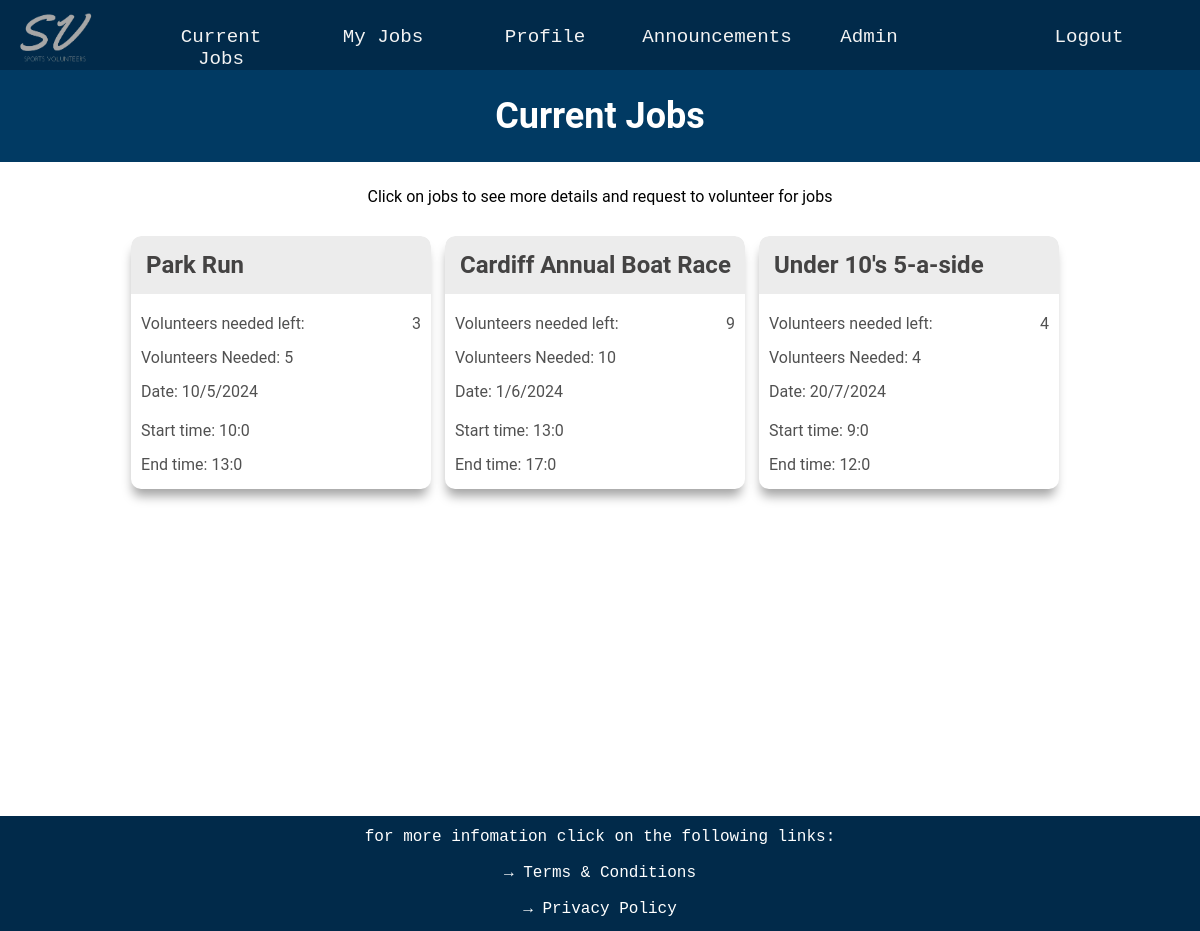
The app's page /current_jobs (signed in), older data.
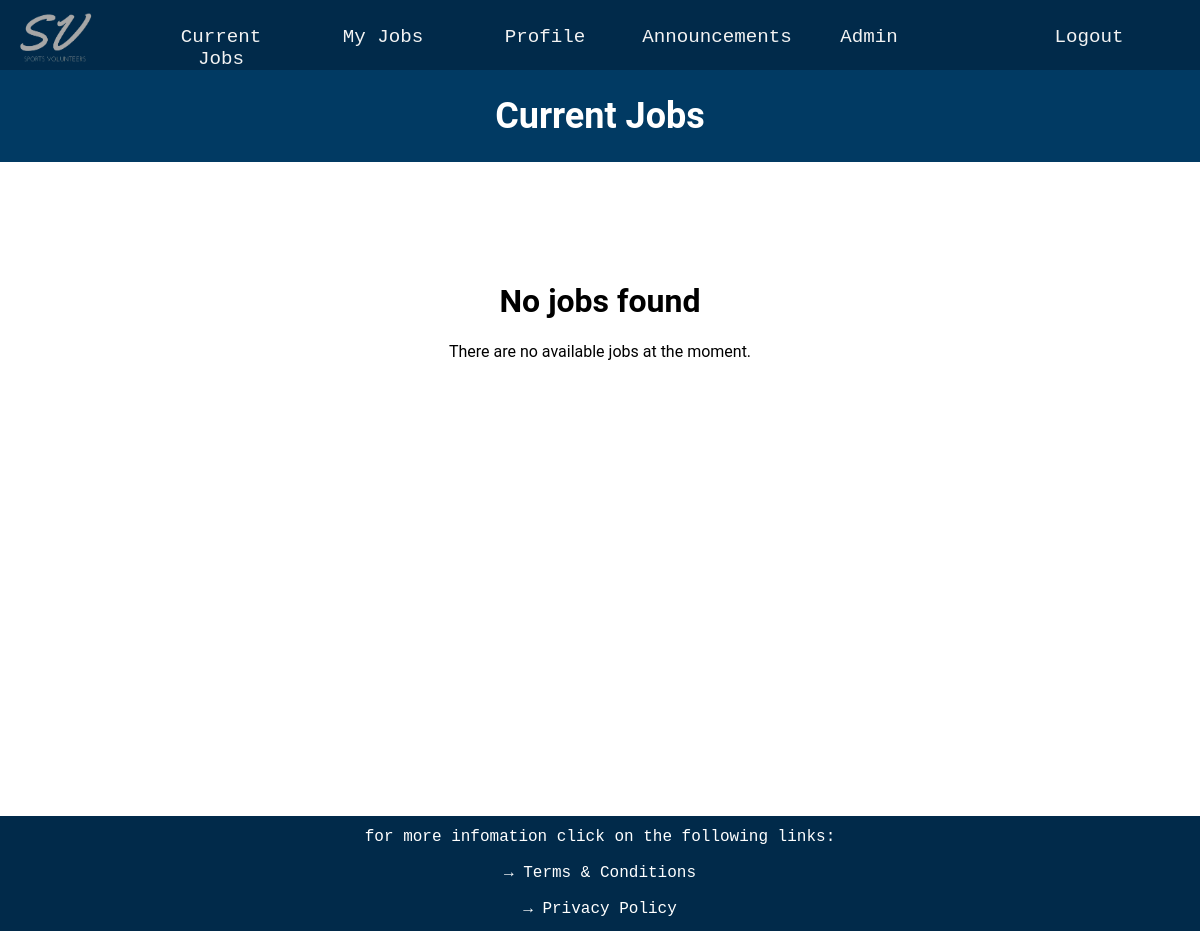
The same page, newer data.
### website/databases.py (models this page shows, shortened)
class Jobs(UserMixin, db.Model):
    __tablename__ = 'jobs'
    job_id = db.Column(db.Integer, primary_key=True)
    job_name = db.Column(db.String(20))
    volunteers_needed = db.Column(db.Integer)
    volunteers_needed_left = db.Column(db.Integer)
    start_time = db.Column(db.String(20))
    end_time = db.Column(db.String(20))
    date = db.Column(db.String(20))
    job_description = db.Column(db.String(300))
    job_qualifications = db.relationship('Qualification', secondary=job_requirements,
                                         backref=db.backref('required_for_jobs', lazy='subquery'))

### website/routes.py (the view)
@app.route('/current_jobs', methods=['GET', 'POST'])
def current_jobs():
    jobs = Jobs.query.all()
    current_user_id = current_user.get_id()
    user = User.query.get(current_user_id)
    user_qualifications_ids = {q.qualifications_id for q in user.qualifications}
    qualified_jobs_ids = []
    for job in jobs:
        job_requirement_ids = {qr.qualifications_id for qr in job.job_qualifications}
        if job_requirement_ids.issubset(user_qualifications_ids):
            qualified_jobs_ids.append(job.job_id)
    assigned_job_ids = []
    assigned_jobs = UserJobLink.query.filter_by(user_id=current_user_id).all()
    for assigned_job in assigned_jobs:
        assigned_job_ids.append(assigned_job.job_id)
    requested_job_ids = []
    requested_jobs = Requests.query.filter_by(user_id=current_user_id).all()
    for requested in requested_jobs:
        requested_job_ids.append(requested.job_id)
    if 'job_id_request' in request.form:
        job_id_request = request.form['job_id_request']
        new_request = Requests(user_id=current_user_id, job_id=job_id_request)
        db.session.add(new_request)
        db.session.commit()
        return redirect(url_for('current_jobs'))
    return render_template('current_jobs.html', jobs=jobs, qualified_jobs_ids=qualified_jobs_ids,
                           requested_job_ids=requested_job_ids, assigned_job_ids=assigned_job_ids, prescription_level = prescription_level)

### website/databases.py (called while the page is built)
    def get_id(self):
        return str(self.user_id)

### website/routes.py (called while the page is built)
@lm.user_loader
def load_user(user_id):
    return User.query.get(int(user_id))

### website/templates/current_jobs.html (shortened to what this page needs)
{% extends "layout.html" %}
{% block page_content %}
<div class="timetable-title-box">
    <h1 class='timetable-title'>Current Jobs</h1>
</div>
{% if jobs %}
<p class="timetable-guide">Click on jobs to see more details and request to volunteer for jobs</p>
<div class="timetable-boxes">
    {% for job in jobs %}
    <div class="job-content">
        <element class='popup_element' onclick="togglePopup('{{ job.job_id }}')">
            <div class="job-box">
                <div class="job-name-box">
                    <div class="job-name"><b>{{ job.job_name }}</b></div>
                </div>
                <div>Volunteers needed left: <span>{{ job.volunteers_needed_left }}</span></div>
                <div>Volunteers Needed: <span>{{ job.volunteers_needed }}</span></div>
                <div>Date: <span>{{ job.date }}</span></div>
                <div>Start time: <span>{{ job.start_time }}</span></div>
                <div>End time: <span>{{ job.end_time }}</span></div>
            </div>
        </element>
    </div>
    {% endfor %}
</div>
{% else %}
<div class="no-jobs">
    <h1>No jobs found</h1>
    <p>There are no available jobs at the moment.</p>
</div>
{% endif %}
{% endblock %}

Row changes from the older to the newer data that the page shows:
removed Jobs: job_name "Park Run", volunteers_needed_left "3", volunteers_needed "5", date "10/5/2024", start_time "10:0", end_time "13:0"
removed Jobs: job_name "Cardiff Annual Boat Race", volunteers_needed_left "9", volunteers_needed "10", date "1/6/2024", start_time "13:0", end_time "17:0"
removed Jobs: job_name "Under 10's 5-a-side", volunteers_needed_left "4", volunteers_needed "4", date "20/7/2024", start_time "9:0", end_time "12:0"
Text that changed along with them:
text no longer shown: "Click on jobs to see more details and request to volunteer for jobs"
text now shown: "No jobs found There are no available jobs at the moment."
